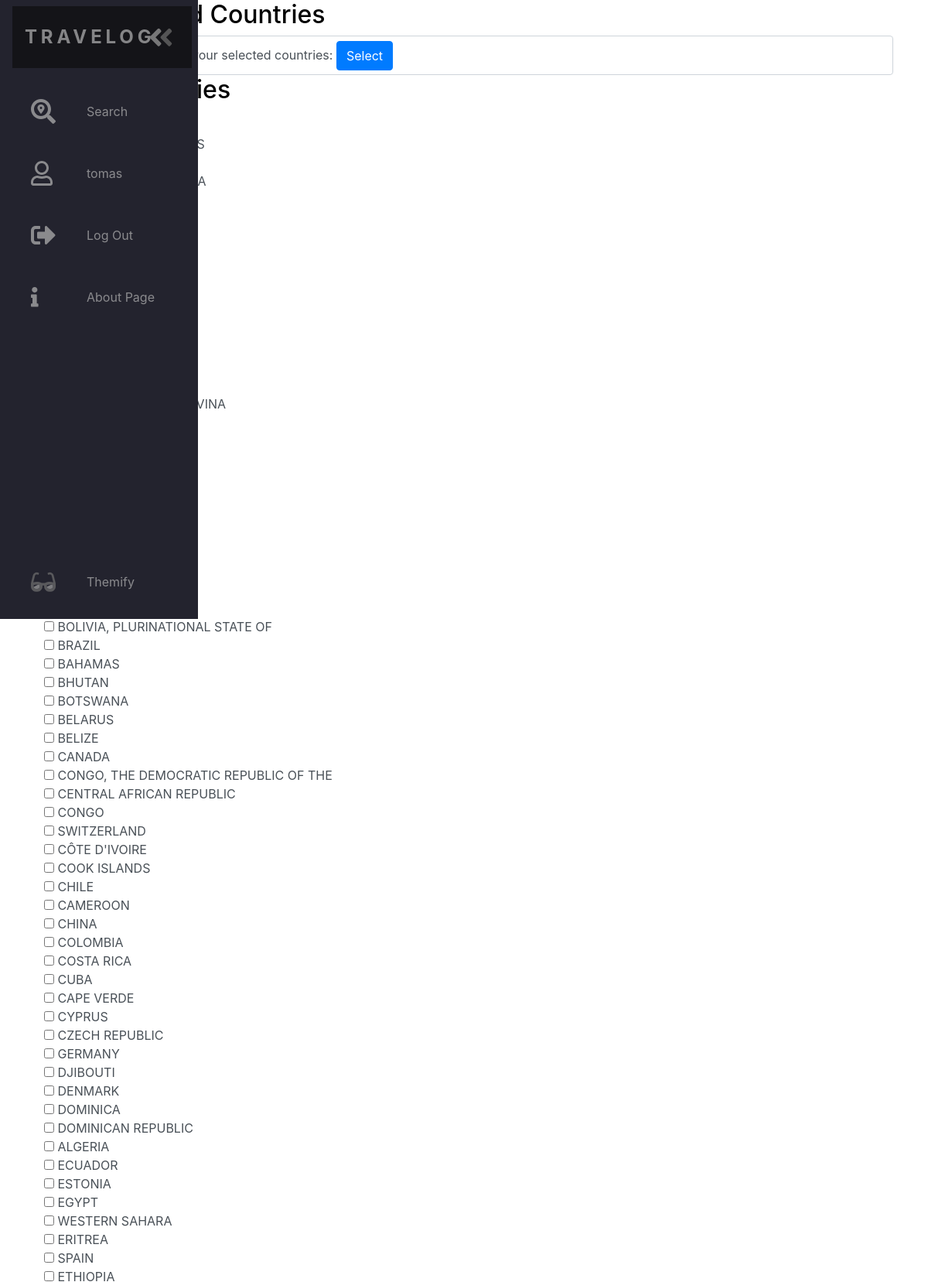
Page /select_countries.php (signed in, upper part) on the committed database.
### tables this page shows
CREATE TABLE `users` (
  `id` int(11) NOT NULL,
  `username` varchar(255) NOT NULL,
  `password` varchar(255) NOT NULL,
  `email` varchar(255) NOT NULL,
  `created` datetime NOT NULL DEFAULT current_timestamp(),
  `modified` datetime NOT NULL DEFAULT current_timestamp(),
  `active` tinyint(1) NOT NULL DEFAULT 0,
  `verification_hash` varchar(255) NOT NULL
);

CREATE TABLE `country` (
  `id` varchar(5) NOT NULL,
  `name` varchar(255) NOT NULL
);

### login_session.php (called while the page is built, shortened)
<?php
  $isLoggedIn = isset($_SESSION['isLoggedIn']) ? $_SESSION['isLoggedIn'] : false;
  if($isLoggedIn){
    $id = $_SESSION['userID'];
  }
 ?>

### select_countries.php (the view, shortened to what this page needs)
<?php
    require('config/db.php');
    require("login_session.php");
    $query = "SELECT * FROM country";
    $result = mysqli_query($conn, $query);
    $countries = mysqli_fetch_all($result, MYSQLI_ASSOC);
 ?>
 <!DOCTYPE html>
 <html>
 <head>
 	<?php include("style.php") ?>
 </head>
 <body>
 	<?php require("navbar.php") ?>
 		<div class="container">
 			<h2>View Selected Countries</h2>
	    	<form action="selected_countries.php" class="form-control">
		    	<label>Press this button to view your selected countries:</label>
		    	<button class="btn btn-primary">Select</button>
	    	</form>
	    	<h2>Select Countries</h2>
 			<form action="<?php $_SERVER['PHP_SELF']; ?>" method="POST" class="form-control" style="border:0px">
 				<?php foreach($countries as $country): ?>
 					<input type="checkbox" name="<?php echo $country['id']; ?>" <?php
 						$cid = $country['id'];
 						$query = "SELECT * FROM user_has_country WHERE country_id = '$cid' AND user_id = '$id'";
    					$result =  mysqli_query($conn, $query);
    					if(mysqli_fetch_assoc($result)){
    						echo 'checked';
    					}?>>
 					<?php echo $country['name']; ?>
 					<br>
 				<?php endforeach; ?>
 			</form>
 		</div>
 </body>
 </html>

### navbar.php (shortened to what this page needs)
<?php
  require('config/db.php');
?>
<nav class="navbar">
    <ul class="navbar-nav">
      <li class="logo">
        <a href="index.php" class="nav-link">
          <span class="link-text logo-text">TraveLog</span>
        </a>
      </li>
      <li class="nav-item">
        <a href="#" class="nav-link">
          <span class="link-text">Search</span>
        </a>
      </li>
      <?php if($isLoggedIn): ?>
      <li class="nav-item">
        <a href="account.php" class="nav-link">
          <span class="link-text">
            <?php
              $query = mysqli_query($conn, "SELECT username FROM users WHERE id={$id}");
              if($query != false){
                $username = mysqli_fetch_row($query);
                echo $username[0];
              }
            ?>
          </span>
        </a>
      </li>
      <li class="nav-item">
        <a href="logout.php" class="nav-link">
          <span class="link-text">Log Out</span>
        </a>
      </li>
      <?php endif; ?>
      <li class="nav-item">
        <a href="#" class="nav-link">
          <span class="link-text">About Page</span>
        </a>
      </li>
      <li class="nav-item" id="themeButton">
        <a href="#" class="nav-link">
          <span class="link-text">Themify</span>
        </a>
      </li>
    </ul>
  </nav>

### css/common.css (style rules this page uses)
html, body { height: 100%; width: 100%; margin: 0; padding: 0; }

### css/style.css (style rules this page uses)
:root { font-size: 16px; font-family: 'Open Sans'; --text-primary: #b6b6b6; --text-secondary: #ececec; --bg-primary: #23232e; --bg-secondary: #141418; --transition-speed: 600ms; }
body { color: black; background-color: white; margin: 0; padding: 0; }
.navbar { position: fixed; background-color: var(--bg-primary); transition: width 600ms ease; overflow: scroll; }
.navbar-nav { list-style: none; padding: 0; margin: 0; display: flex; flex-direction: column; align-items: center; height: 100%; }
.nav-item { width: 100%; }
.nav-item:last-child { margin-top: auto; }
.nav-link { display: flex; align-items: center; height: 5rem; color: var(--text-primary); text-decoration: none; filter: grayscale(100%) opacity(0.7); transition: var(--transition-speed); }
.link-text { display: none; margin-left: 1rem; }
.nav-link svg { width: 2rem; min-width: 2rem; margin: 0 1.5rem; }
.logo { font-weight: bold; text-transform: uppercase; margin-bottom: 1rem; text-align: center; color: var(--text-secondary); background: var(--bg-secondary); font-size: 1.5rem; letter-spacing: 0.3ch; width: 100%; }
.logo svg { transform: rotate(0deg); transition: var(--transition-speed); }
.logo-text { display: inline; position: absolute; left: -999px; transition: var(--transition-speed); }
@media only screen and (min-width: 600px) { .navbar { top: 0; width: 5rem; height: 100vh; } }
.dark { --text-primary: #b6b6b6; --text-secondary: #ececec; --bg-primary: #23232e; --bg-secondary: #141418; }
.theme-icon { display: none; }
.dark #darkIcon { display: block; }
.form-control { height:calc(1.5em + .75rem + 15px); }

### rows in the picture
users: username "tomas"
country: name "BOLIVIA, PLURINATIONAL STATE OF"
country: name "BRAZIL"
country: name "BAHAMAS"
country: name "BHUTAN"
country: name "BOTSWANA"
country: name "BELARUS"
country: name "BELIZE"
country: name "CANADA"
country: name "CONGO, THE DEMOCRATIC REPUBLIC OF THE"
country: name "CENTRAL AFRICAN REPUBLIC"
country: name "CONGO"
country: name "SWITZERLAND"
country: name "CÔTE D'IVOIRE"
country: name "COOK ISLANDS"
country: name "CHILE"
country: name "CAMEROON"
country: name "CHINA"
country: name "COLOMBIA"
country: name "COSTA RICA"
country: name "CUBA"
country: name "CAPE VERDE"
country: name "CYPRUS"
country: name "CZECH REPUBLIC"
country: name "GERMANY"
country: name "DJIBOUTI"
country: name "DENMARK"
country: name "DOMINICA"
country: name "DOMINICAN REPUBLIC"
country: name "ALGERIA"
country: name "ECUADOR"
country: name "ESTONIA"
country: name "EGYPT"
country: name "WESTERN SAHARA"
country: name "ERITREA"
country: name "SPAIN"
